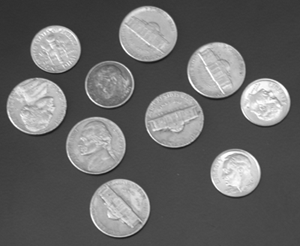
%> input picture 201718/lectures/SIOimages/coins.png, 300 x 246 px
$ octave exercice_1.m   (GNU Octave 9; MATLAB toolbox functions it lacks are replaced by stand-ins)
%> lines starting %> are read from the running program, lines starting %| are printed output that depends on the picture
clear;
close all;
taille_ecran = get(0,'ScreenSize');
L = taille_ecran(3);
H = taille_ecran(4);

% Parametres :
sigma = 5;				% Ecart-type du noyau gaussien
T = ceil(3*sigma);			% Taille du noyau gaussien

% Lecture de l'image a segmenter :
I = imread('coins.png');
%> I is the input picture: size 246x300 uint8; min 23, max 255, mean 103
[nb_lignes,nb_colonnes,nb_canaux] = size(I);
%> nb_lignes = 246; nb_colonnes = 300; nb_canaux = 1
if nb_canaux==3
	I = rgb2gray(I);
end
I = double(I);
%> I: size 246x300 double
I = I/max(I(:));

% Calcul et affichage de l'image filtree :
G = fspecial('Gaussian',[T T],sigma);	% Noyau gaussien de taille T x T et d'ecart-type sigma
Ig = conv2(I,G,'same');			% Filtrage gaussien par le noyau G
figure('Name','Amelioration du champ de force externe','Position',[0.05*L,0.05*H,0.9*L,0.7*H]);
subplot(1,2,1);
imagesc(Ig);
colormap gray;
axis image off;
axis xy;
title('Image a segmenter apres filtrage','FontSize',20);

% Nouveau champ de force externe :
[Igx,Igy] = gradient(Ig);
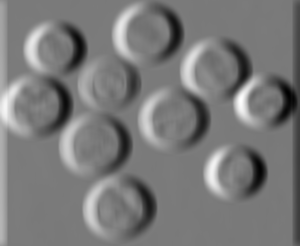
%> Igx: size 246x300 double; min -0.051, max 0.0556, mean 4.34e-05; drawn with min black and max white
Eext = -(Igx.*Igx+Igy.*Igy);
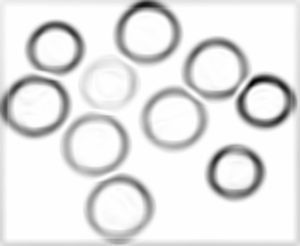
%> Eext: size 246x300 double; min -0.00393, max -3.6e-12, mean -0.000385; drawn with min black and max white
[Fx,Fy] = gradient(Eext);
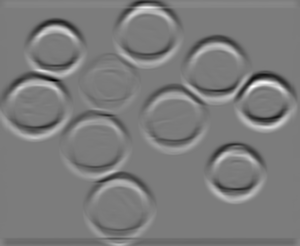
%> Fy: size 246x300 double; min -0.000791, max 0.000835, mean -7.98e-07; drawn with min black and max white

% Normalisation du nouveau champ de force externe pour l'affichage :
norme = sqrt(Fx.*Fx+Fy.*Fy);
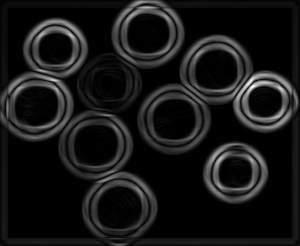
%> norme: size 246x300 double; min 5.57e-11, max 0.001, mean 9.2e-05; drawn with min black and max white
Fx_normalise = Fx./(norme+eps);
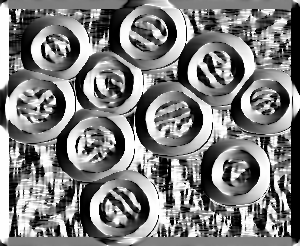
%> Fx_normalise: size 246x300 double; min -1, max 1, mean -0.00183; drawn with min black and max white
Fy_normalise = Fy./(norme+eps);
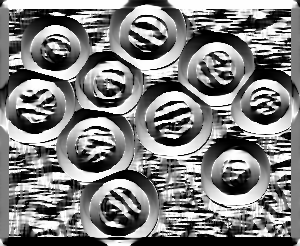
%> Fy_normalise: size 246x300 double; min -1, max 1, mean -0.000808; drawn with min black and max white

% Affichage du nouveau champ de force externe :
subplot(1,2,2);
imagesc(I);
colormap gray;
axis image off;
axis xy;
hold on;
pas_fleches = 5;
taille_fleches = 1;
[x,y] = meshgrid(1:pas_fleches:nb_colonnes,1:pas_fleches:nb_lignes);
Fx_normalise_quiver = Fx_normalise(1:pas_fleches:nb_lignes,1:pas_fleches:nb_colonnes);
Fy_normalise_quiver = Fy_normalise(1:pas_fleches:nb_lignes,1:pas_fleches:nb_colonnes);
hq = quiver(x,y,Fx_normalise_quiver,Fy_normalise_quiver,taille_fleches);
set(hq,'LineWidth',1,'Color',[1,0,0]);
title('Champ de force externe ameliore','FontSize',20);
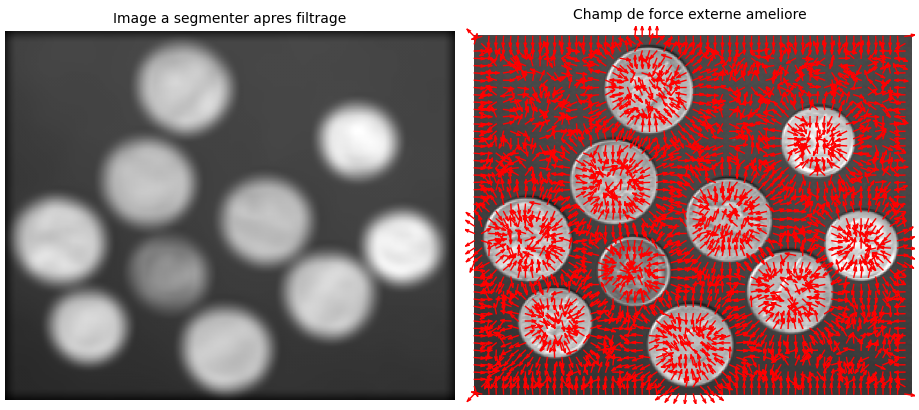
%> figure redrawn from the program's plot data, 2 panels

save force_externe;
